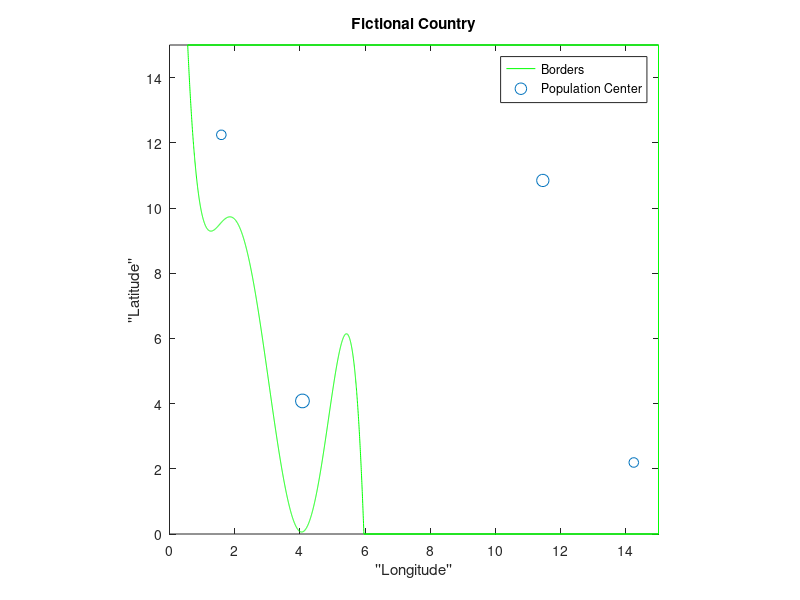

Reproduce this figure in MATLAB. (Note: this script raises an error after producing the figure.)
clc; clear; close all

%% Defining the Coast

% Coefficients of polynomial that define the coastline have been
% predetermined (totally arbitrary, but still predetermined)
coastCoeff = load("coastPolyCoeffs.mat");
alphaStar = coastCoeff.alphaStar;

%The 5th-order polynomial that will define our coast:
coast_line = @(x) alphaStar(1,:) + alphaStar(2,:).*x + alphaStar(3,:).*x.^2 + alphaStar(4,:).*x.^3 ...
    + alphaStar(5,:).*x.^4 + alphaStar(6,:).*x.^5;

%coast_line = @(x) -x+15

upper_bound = 15;
lower_bound = 0;
right_bound = 15;

options = optimset('Display','off');
x_bounds = [0 right_bound];
x_bounds = max(x_bounds, fsolve((@(x) (coast_line(x) - upper_bound)),0,options));
x_bounds = min(x_bounds, fsolve((@(x) (coast_line(x) - lower_bound)),right_bound, options));

fplot(coast_line, x_bounds,'g');
hold on

%%% Defining the borders of the country (just straight lines)

%Define upper border as straight line:
x1 = linspace(x_bounds(1), right_bound,2);
y1 = upper_bound.*ones(length(x1));
plot(x1,y1,'g','HandleVisibility','off')

%Define lower border as straight line:
x2 = linspace(x_bounds(2),right_bound ,2);
y2 = lower_bound.*ones(length(x2));
plot(x2,y2,'g','HandleVisibility','off')

%Define right side boarder as straight line:
xv = right_bound.*ones(2,1);
yv = linspace(lower_bound, upper_bound,length(xv));
plot(xv,yv,'g','HandleVisibility','off')


%% Plot some randomly selected population centers:
popCenters = [4.0783    4.0816;
              1.5899   12.2449;
              11.4516   10.8455;
             14.2416    2.1937;];

populations = [1000, 500, 800, 500];
scatter(popCenters(:,1),popCenters(:,2),populations/10,'b*')

%% Add some titles and labels
legend("Borders","Population Center")
title("Fictional Country")
xlabel("''Longitude''")
ylabel("''Latitude''")
axis([0 right_bound lower_bound upper_bound]) 
axis equal

%% Equation Params
local_weight = 1;
coastal_weight = 1;
pipe_K = 1;
gpm_per_head = 1;

%% Distance To Coast
syms x x0 y0
coast_line_sym = alphaStar(1,:) + alphaStar(2,:).*x + alphaStar(3,:).*x.^2 + alphaStar(4,:).*x.^3 ...
    + alphaStar(5,:).*x.^4 + alphaStar(6,:).*x.^5;
dist_coast = sqrt((x-x0).^2 + (coast_line_sym-y0).^2);
dd_coast = diff(dist_coast);
dd2_coast = diff(dd_coast) > 0;

d_coast_func = matlabFunction(dist_coast);
dd_coast_func = matlabFunction(dd_coast == 0);
dd2_coast_func = matlabFunction(dd2_coast);

dist_coast_func_helper = @(x,y,x0) sqrt((x0-x).^2 + (coast_line(x0)-y).^2);
dist_coast_func = @(x,y) dist_coast_func_helper(x,y,min_x_func2(x,y,dd_coast_func, dd2_coast_func,d_coast_func));
%% Cost Functions
x_points = 20;
y_points = 20;
x = linspace(0,right_bound,x_points);
y = linspace(lower_bound,upper_bound,y_points);
[X,Y] = meshgrid(x,y);
coast_cost = zeros(y_points, x_points);

for i = 1:x_points
    for j = 1:y_points
        coast_cost(j,i) = dist_coast_func(x(i), y(j));
        fprintf("ij: (%d, %d), xy:(%0.2f, %0.2f), Dist: %f\n", i,j,x(i),y(j),coast_cost(j,i));
    end
end

%%
figure
hold on

surf(X,Y,coast_cost)
shading interp
xlim([0 right_bound])
ylim([lower_bound upper_bound])
title("Distance To Coast - Analytic (Slow)")
xlabel("''Longitude''")
ylabel("''Latitude''")


%% Distance to Population Centers (weighted)

D2P = cell(size(popCenters,1),1);

for i = 1:size(popCenters,1)
    D2P{i} = @(x,y) populations(i)*sqrt((x - popCenters(i,1)).^2 + (y - popCenters(i,2)).^2);
    figure
    surf(X,Y,D2P{i}(X,Y))
    shading interp
    view(0,90)
end

D2P_Full = @(x,y) 0;
for i = 1:size(popCenters,1)
    D2P_Full = D2P_Full + (@(x,y) D2P(x,y));
end


